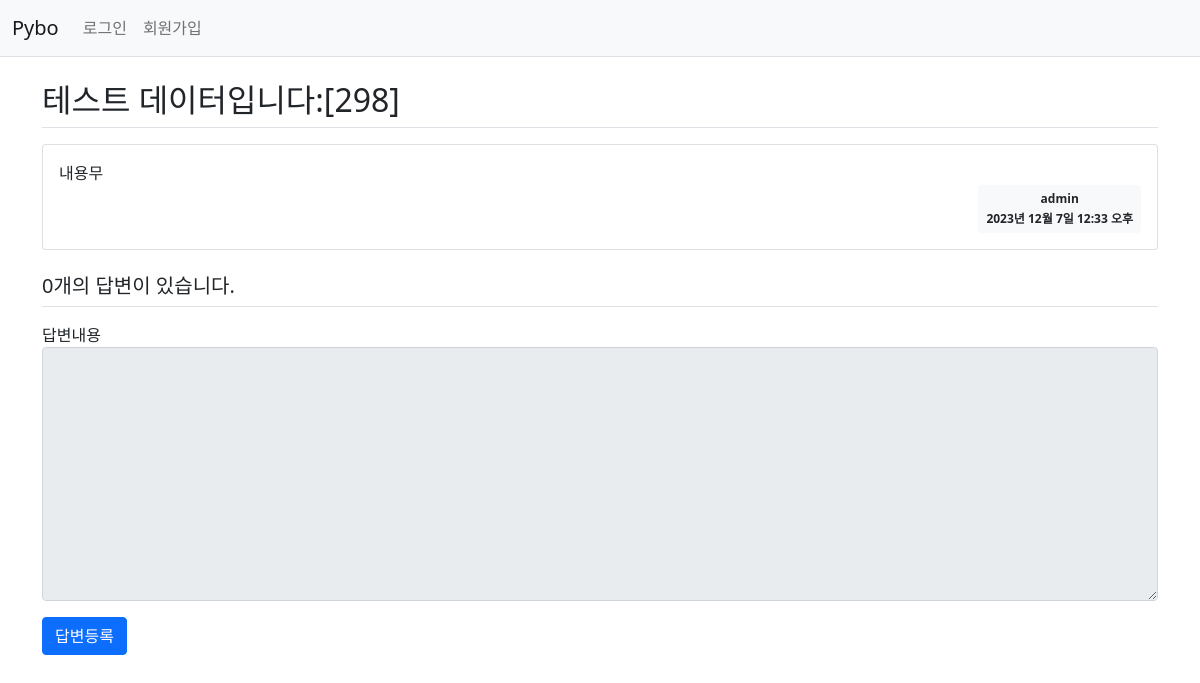
/pybo/303/, run on an earlier commit of the app's database.
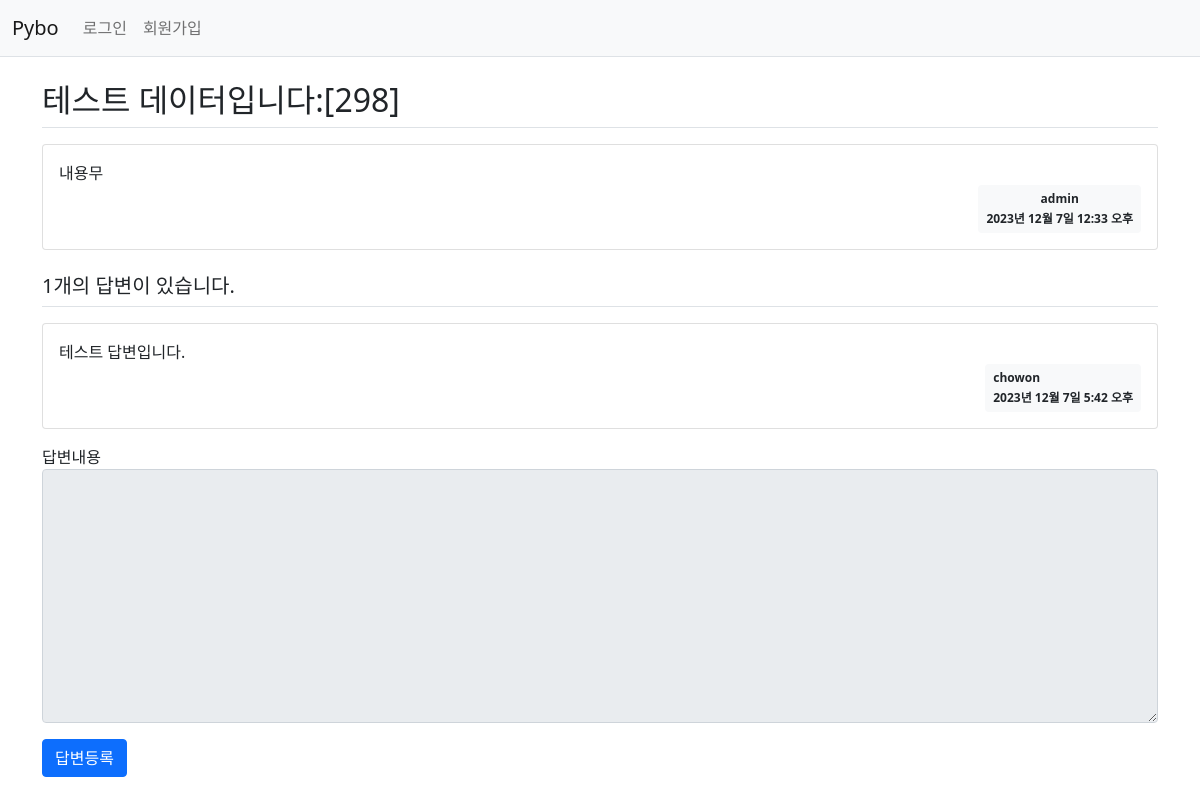
And on a later commit of the database.
### pybo/models.py (models this page shows, shortened)
class Question(models.Model):
    author = models.ForeignKey(User, on_delete=models.CASCADE)
    subject = models.CharField(max_length=200)
    content = models.TextField()
    create_date = models.DateTimeField()

class Answer(models.Model):
    author = models.ForeignKey(User, on_delete=models.CASCADE)
    question = models.ForeignKey(Question, on_delete = models.CASCADE)
    content = models.TextField()
    create_date = models.DateTimeField()

### pybo/views.py (the view)
# urls.py: path('<int:question_id>/', views.detail, name='detail'), # pybo/숫자 경로로 요청이 들어오면 views.py에서 detail 함수 호출
def detail(request, question_id):
    question = get_object_or_404(Question, pk=question_id)
    context = {'question' : question}
    return render(request, 'pybo/question_detail.html', context)

### templates/pybo/question_detail.html (shortened to what this page needs)
{% extends 'base.html' %}
{% block content %}
<div class="container my-3">
    <h2 class="border-bottom py-2">{{question.subject}}</h2>
    <div class="card my-3">
        <div class="card-body">
            <div class="card-text" style="white-space: pre-line;">{{ question.content }}</div>
            <div class="d-flex justify-content-end">
                <div class="badge bg-light text-dark p-2 text-strat">
                    <div class="mb-2">{{ question.author.username }}</div>
                    <div>{{ question.create_date }}</div>
                </div>
            </div>
        </div>
    </div>
    <h5 class="border-bottom my-3 py-2">{{ question.answer_set.count }}개의 답변이 있습니다.</h5>
    {% for answer in question.answer_set.all %}
    <div class="card my-3">
        <div class="card-body">
            <div class="card-text" style="white-space: pre-line;">{{ answer.content }}</div>
            <div class="d-flex justify-content-end">
                <div class="badge bg-light text-dark p-2 text-start">
                    <div class="mb-2">{{ answer.author.username }}</div>
                    <div>{{ answer.create_date }}</div>
                </div>
            </div>
        </div>
    </div>
    {% endfor %}
    <form action="{% url 'pybo:answer_create' question.id %}" method="post" class="my-3">
        <div class="mb-3">
            <lable for="content" class="form-label">답변내용</lable>
            <textarea {% if not user.is_authenticated %}disabled{% endif %}
              name="content" id="content" class="form-control" rows="10"></textarea>
        </div>
        <input type="submit" value="답변등록" class="btn btn-primary">
    </form>
</div>
{% endblock %}

### templates/base.html (shortened to what this page needs)
{% load static %}
<!doctype html>
<html lang="ko">
<head>
    <link rel="stylesheet" type="text/css" href="{% static 'bootstrap.min.css' %}">
    <link rel="stylesheet" type="text/css" href="{% static 'style.css' %}">
</head>
<body>
{% include "navbar.html" %}
{% block content %}
{% endblock %}
</body>
</html>

### templates/navbar.html (shortened to what this page needs)
<nav class="navbar navbar-expand-lg navbar-light bg-light border-bottom">
    <div class="container-fluid">
        <a class="navbar-brand" href="{% url 'pybo:index' %}">Pybo</a>
        <div class="collapse navbar-collapse" id="navbarSupportedContent">
            <ul class="navbar-nav me-auto mb-2 mb-lg-0">
                <li class="nav-item">
                    {% if user.is_authenticated %}
                    <a class="nav-link" href="{% url 'common:logout' %}">{{ user.username }} (로그아웃)</a>
                    {% else %}
                    <a class="nav-link" href="{% url 'common:login' %}">로그인</a>
                    {% endif %}
                </li>
                <li>
                    {% if not user.is_authenticated %}
                    <a class="nav-link" href="{% url 'common:signup' %}">회원가입</a>
                    {% endif %}
                </li>
            </ul>
        </div>
    </div>
</nav>

What changed in the data, as far as the page shows it:
computed for Question "테스트 데이터입니다:[298]": answer_set.count "0" → "1"
added Answer: content "테스트 답변입니다.", author.username "chowon", create_date "2023년 12월 7일 5:42 오후"
